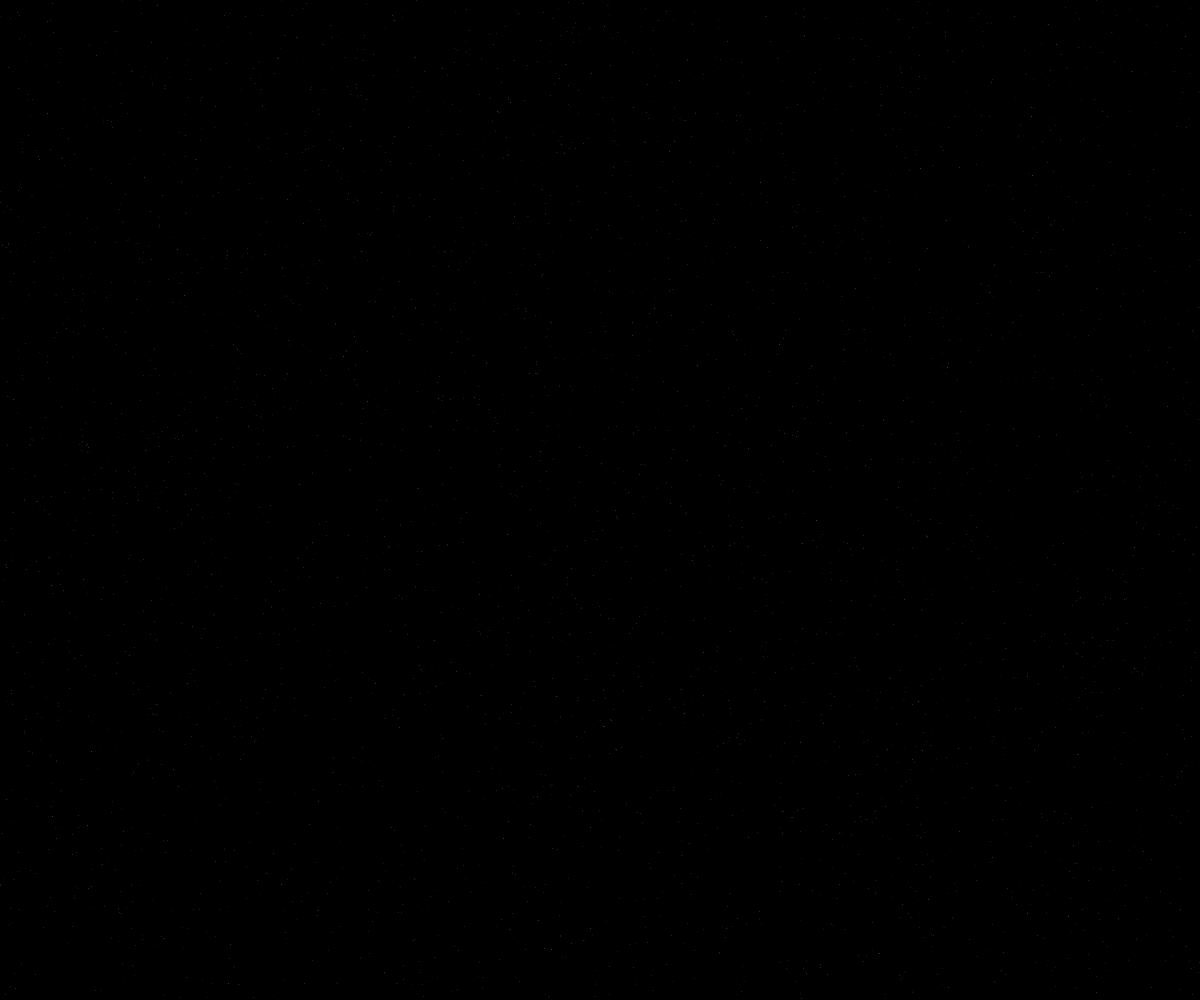
Frame 1 (no input)
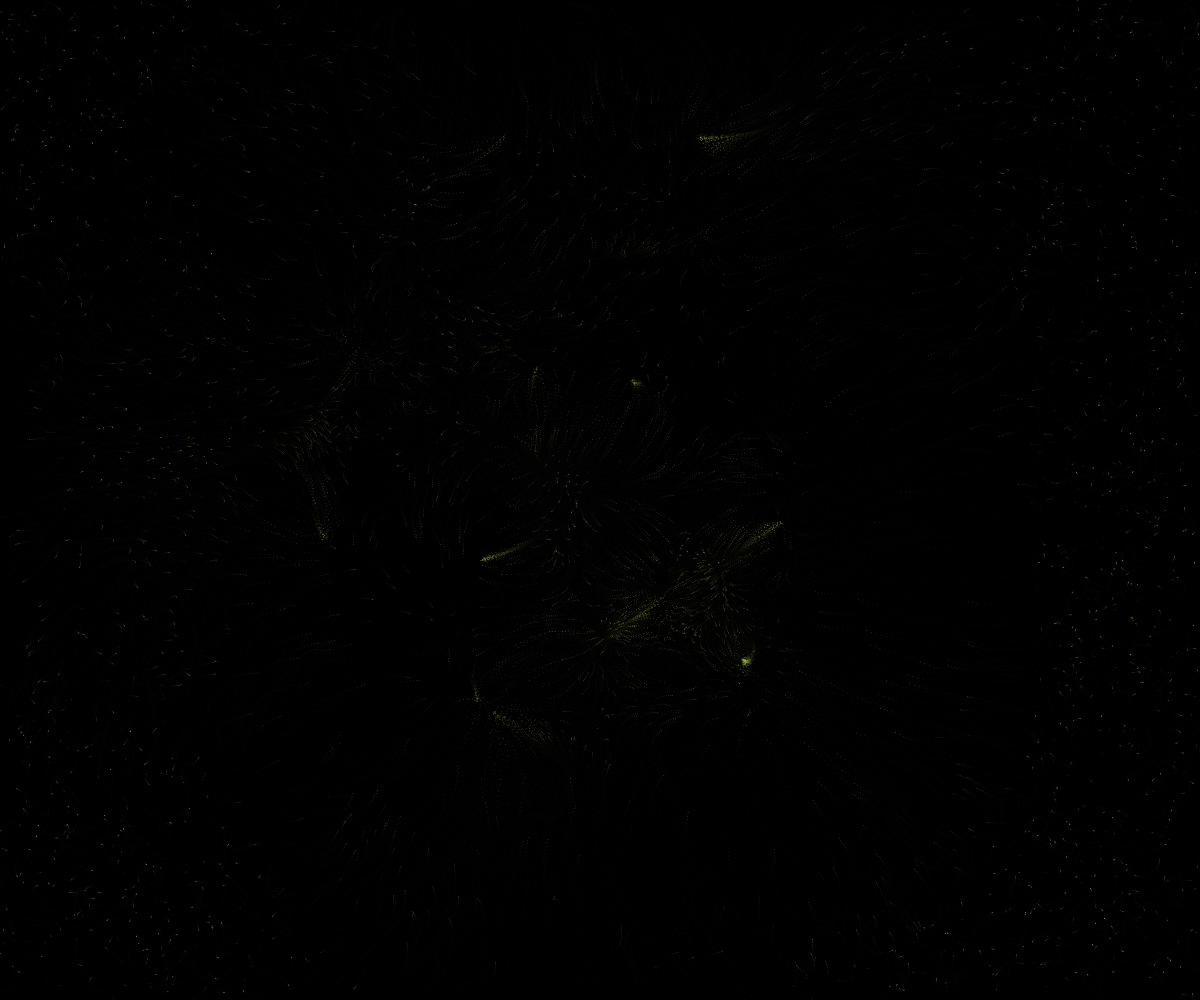
Frame 60 (no input)
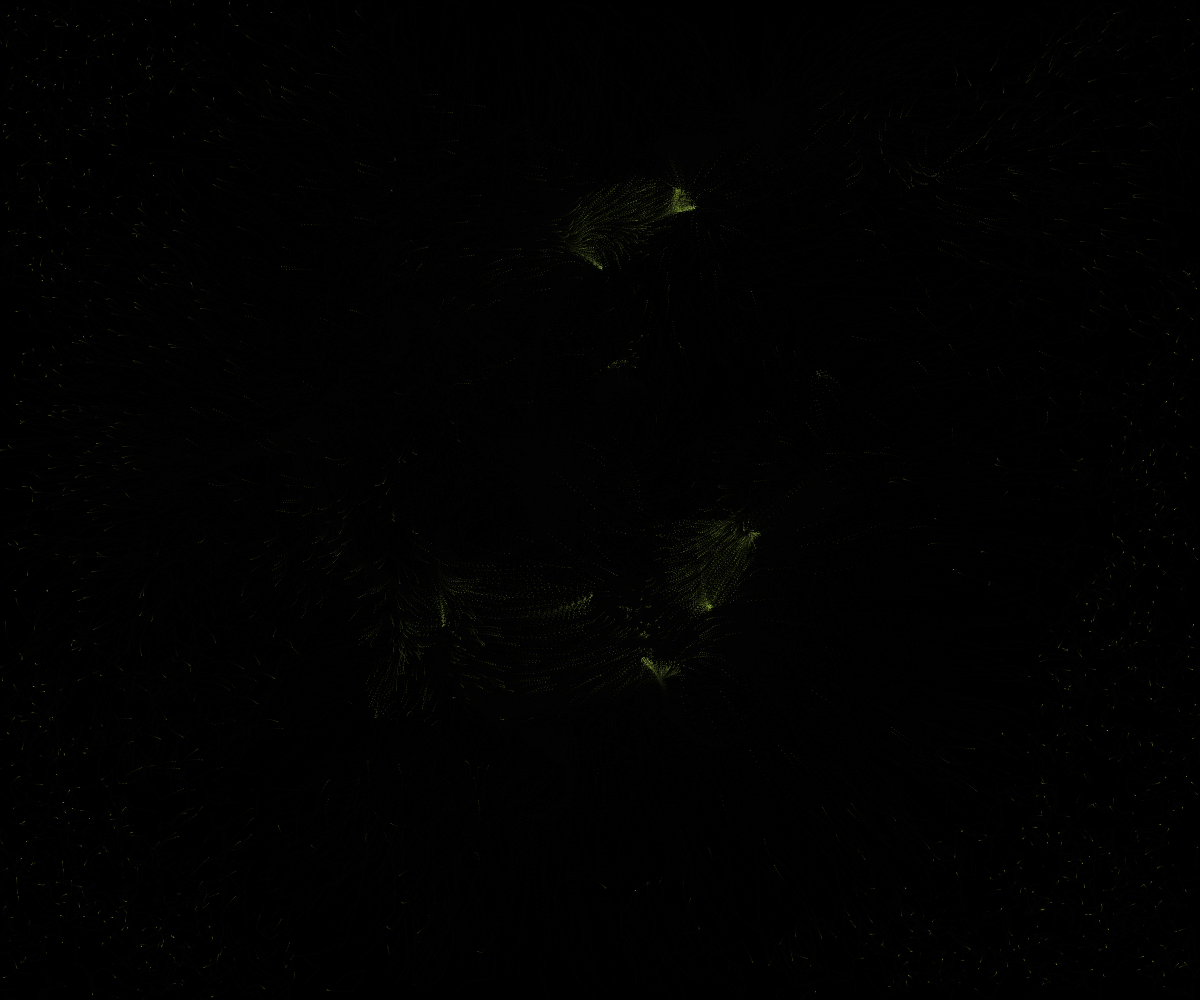
Frame 120 (the mouse pressed at the canvas centre since frame 60)

The p5.js sketch that drew these frames (run headless with seeded random() and noise() and a simulated clock; from frame 60 on, the mouse is pressed at the canvas centre):

// p5.js sketch
// ── sketch.js
let suiveur = [];
let meneurs = [];
var canDraw = false;



function setup() {
  createCanvas(windowWidth, windowHeight);
  background(0);
  var r = random(50,255);
  var b = random(50,255);
  var v = random(50,255);
  
  for (var i = 0; i < 5000; i++) {
    suiveur[i] = new Suiveur(r,v,b);
  }
  for (var j = 0; j < 15; j++) {
    meneurs[j] = new Meneur(random(width), random(height));
  }
  angleMode(DEGREES);
}

function draw() {
  background(0, 0, 0, 50);
  
  for (var j = 0; j < meneurs.length; j++) {
    meneurs[j].move();
   //meneurs[j].display();
  }

  for (var i = 0; i < suiveur.length; i++) {
    
    
    for (var a = 0; a < meneurs.length; a++) {
      if (suiveur[i].intersect(meneurs[a])) {
        suiveur[i].follow(meneurs[a]);
        canDraw = true;
      }
      else{
        canDraw = true;
      }
    }
    
    
    suiveur[i].move();
    
    if(canDraw)
      {
        suiveur[i].display();
      }
  }

}

class Suiveur {
  constructor(r,v,b) {
    this.width = random(0.2,0.6);
    this.r = this.width / 2 +10;
    this.stock = this.width;

    this.x = random(0, width);
    this.y = random(0, height);
    this.stockx = this.x;
    this.stocky = this.y;
    this.position = createVector(this.x, this.y);

    this.z = random(0.5, 1);
    this.speed = 2 * this.z;

    this.xoff = random(0, 2000);
    this.yoff = random(0, 2000);
    this.stockn = this.xoff;
    
    this.r = r;
    this.b = b;
    this.v = random(v,v+50);
  }

  display() {
    noStroke();
    fill(this.r,this.v,this.b);

    ellipse(this.position.x, this.position.y, this.width, this.width);
  }

  move() {
    var mapx = map(noise(this.xoff), 0, 1, -1, 1);
    var mapy = map(noise(this.yoff), 0, 1, -1, 1);
    this.position.add(mapx * 2, mapy * 2);
    this.xoff += 0.01;
    this.yoff += 0.01;

    var target = createVector(this.stockx, this.stocky);

    var distance = target.dist(this.position);
    var mappedDistance = map(distance, 100, 0, 3, 0);
    target.sub(this.position);
    target.normalize();
    target.mult(mappedDistance);
    this.position.add(target);
    
    
  }

  intersect(other) {
    let d = dist(this.position.x, this.position.y, other.position.x, other.position.y);
    if (d < this.r + other.r) {
      return true;
    } else {
      return false;
    }
  }

  follow(other) {
    var target = createVector(other.position.x, other.position.y);

    var distance = target.dist(this.position);
    var mappedDistance = map(distance, 100, 0, 3, 4);
    target.sub(this.position);
    target.normalize();
    target.mult(mappedDistance);
    this.position.add(target);
  }

  restart() {
    if (this.position.y < 0) {
      this.position.y = height + 100;
      this.position.x = random(0, width);
      this.z = random(0.5, 1);
      this.xoff = random(0, 200);
    }
  }

  repel(other) {
    var target = createVector(other.position.x, other.position.y);
  
    var distance = target.dist(this.position);
    var mappedDistance = map(distance, 100, 0, 1, 1);
    target.sub(this.position);
    target.normalize();
    target.mult(mappedDistance);
    this.position.sub(target);
  }
  changeColor()
  {
    this.r = random(50,255);
    this.b = random(50,255);
    this.v = random(50,255);
  }
}

class Meneur {
  constructor(x, y) {
    this.diameter = random(6, 20);
    
    this.x = x;
    this.y = y;

    this.position = createVector(this.x, this.y);
    this.xoff = random(500);
    this.yoff = random(500);

    this.influence = random(50, 100);
    this.r = this.diameter / 2 +this.influence;
  }

  display() {
    noFill();
    stroke(255);
    strokeWeight(1);

    ellipse(this.position.x, this.position.y, this.diameter, this.diameter);
  }

  move() {
    //var mapx = map(noise(this.xoff), 0, 1, -1, 1);
    //var mapy = map(noise(this.yoff), 0, 1, -1, 1);
    //this.position.add(mapx * 20, mapy * 20);
    
    
    
    this.x = noise(this.xoff) * width ;
    this.y = noise(this.yoff) * height;
    this.position = createVector(this.x, this.y);
    
    this.xoff += 0.005;
    this.yoff += 0.005;
  }

  restart() {
    if (this.position.y > window.innerHeight + this.diameter / 2) {
      this.position.y -= window.innerHeight + this.diameter;
    }
    if (this.position.y < 0 - this.diameter / 2) {
      this.position.y += window.innerHeight + this.diameter;
    }
    if (this.position.x > window.innerWidth + this.diameter / 2) {
      this.position.x -= window.innerWidth + this.diameter;
    }
    if (this.positionx < 0 - this.diameter / 2) {
      this.position.x += window.innerWidth + this.diameter;
    }
  }
}
